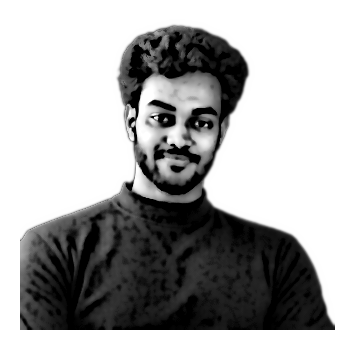
#> input picture source-prepped.png, 354 x 354 px
$ python make_ascii_svg.py
#> lines starting #> are read from the running program, lines starting #| are printed output that depends on the picture
"""
Convert a portrait photo into a clean monochrome ASCII-art SVG that "types"
itself in like a terminal, then holds.

Every glyph is one light ink (near-white / soft silver). Density comes from the
prepped luminance grid: sparse characters for skin, dense ones for eyes, beard,
hair, and the turtleneck. No photo color and no duotone.

GitHub renders SVGs embedded via <img> and runs their SMIL animations there (JS
does not run). Each row is revealed with a left-to-right clip wipe plus a small
block cursor riding the wipe edge, staggered top -> bottom, so the whole
portrait prints once and freezes.
"""
from PIL import Image, ImageEnhance, ImageOps, ImageFilter
import html
import os
import sys

import numpy as np

HERE = os.path.dirname(os.path.abspath(__file__))
ROOT = os.path.join(HERE, "..")
# luminance only. portrait fills are a single light ink.
SRC = sys.argv[1] if len(sys.argv) > 1 else os.path.join(ROOT, "source-prepped.png")
OUT = sys.argv[2] if len(sys.argv) > 2 else os.path.join(ROOT, "utkarsha-ascii.svg")
BIO = "Utkarsha Gupta · AI & Product @Pattern"

# more columns = more detail (eyes need ~6+ chars across to read). the art
# stays ART_W px wide either way; cells shrink, keeping a ~1:1.875 char aspect.
COLS = int(os.environ.get("COLS", 180))
ART_W_TARGET = 800
CELL_W = ART_W_TARGET / COLS
CELL_H = CELL_W * 15 / 8
ROWS = round(COLS * 8 / 15)
RAMP = " .`:-=+*cs#%@"  # bright(sparse) -> dark(dense); leading space clears bg

# Sharpen before sampling so eyelids, beard, and the collar survive the grid.
CONTRAST = 1.4
BRIGHTNESS = 1.05
GAMMA = 0.92          # <1 lifts facial midtones without blowing out the eyes
SHARPEN = True
WHITE_FLOOR = 0.94    # luminance above this is forced to blank (space)

PAD = 20
TITLEBAR_H = 30
STATUS_H = 30
ART_W = COLS * CELL_W
ART_H = ROWS * CELL_H
CANVAS_W = ART_W + PAD * 2
CANVAS_H = TITLEBAR_H + ART_H + STATUS_H + PAD

BG = "#0d1117"
BG2 = "#111722"
FRAME = "#30363d"
TITLE_TEXT = "#7d8590"
INK = "#c9d1d9"       # status line
PORTRAIT = "#e6edf3"  # single light ink for every glyph
CURSOR = "#e6edf3"

# ---- reveal timing (one-shot; a cursor rasters top -> bottom) -------------
ROW_DUR = 5.8 / ROWS  # whole portrait prints in ~6s at any resolution
STAGGER = ROW_DUR       # == ROW_DUR -> a single cursor sweeping down

# ---- 1. sample the image into a COLS x ROWS grayscale grid ----------------
im = Image.open(SRC).convert("L")               # grayscale
#> im is the input picture: PIL image 354x354 L; min 0, max 255, mean 170.6
if SHARPEN:
    im = im.filter(ImageFilter.UnsharpMask(radius=1.6, percent=240, threshold=1))
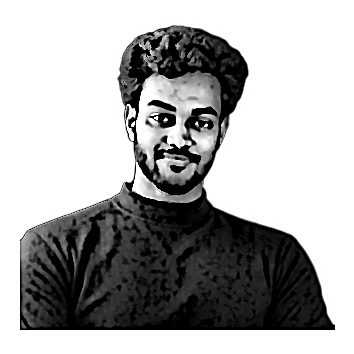
#> im: PIL image 354x354 L; min 0, max 255, mean 171.5
im = ImageEnhance.Brightness(im).enhance(BRIGHTNESS)
im = ImageEnhance.Contrast(im).enhance(CONTRAST)
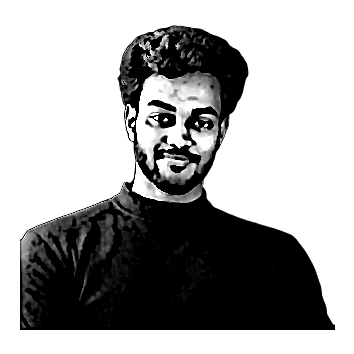
#> im: PIL image 354x354 L; min 0, max 255, mean 165.3
# Block-sample instead of a blurring resize. A plain average washes eyes and
# the mouth into the skin; biasing each cell toward its darkest pixel keeps
# those features at ASCII resolution.
src_arr = np.asarray(im, dtype=np.float32)
sh, sw = src_arr.shape
#> sh = 354; sw = 354
sampled = np.empty((ROWS, COLS), dtype=np.float32)
for y in range(ROWS):
    y0 = int(y * sh / ROWS)
    y1 = max(y0 + 1, int((y + 1) * sh / ROWS))
    for x in range(COLS):
        x0 = int(x * sw / COLS)
        x1 = max(x0 + 1, int((x + 1) * sw / COLS))
        cell = src_arr[y0:y1, x0:x1]
        # Bias toward the darkest pixel so eyes and the beard are not averaged away,
        # but keep more of the mean than a hard min so cheeks stay readable.
        sampled[y, x] = 0.62 * cell.mean() + 0.38 * cell.min()
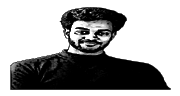
#> sampled: shape (96, 180) float32; min 0, max 255, mean 162.3

STATIC = bool(os.environ.get("STATIC"))  # emit frozen state for previews

rows_txt = []
for y in range(ROWS):
    chars = []
    for x in range(COLS):
        lum = sampled[y, x] / 255.0
        lum = pow(float(lum), GAMMA)
        if lum >= WHITE_FLOOR:
            chars.append(" ")
            continue
        idx = int((1.0 - lum) * (len(RAMP) - 1) + 0.5)
        idx = max(0, min(len(RAMP) - 1, idx))
        chars.append(RAMP[idx])
    rows_txt.append("".join(chars))
#> after the loop, rows_txt = 96 items

art_top = TITLEBAR_H + PAD * 0.35

# ---- 2. assemble SVG ------------------------------------------------------
parts = []
parts.append(
    f'<svg xmlns="http://www.w3.org/2000/svg" width="{CANVAS_W}" height="{CANVAS_H}" '
    f'viewBox="0 0 {CANVAS_W} {CANVAS_H}" font-family="ui-monospace, SFMono-Regular, '
    f'Menlo, Consolas, monospace">'
)
parts.append('<defs>'
             f'<linearGradient id="bg" x1="0" y1="0" x2="0" y2="1">'
             f'<stop offset="0" stop-color="{BG2}"/><stop offset="1" stop-color="{BG}"/>'
             f'</linearGradient></defs>')

parts.append(f'<rect width="{CANVAS_W}" height="{CANVAS_H}" rx="12" fill="url(#bg)"/>')
parts.append(f'<rect x="0.5" y="0.5" width="{CANVAS_W-1}" height="{CANVAS_H-1}" rx="12" '
             f'fill="none" stroke="{FRAME}" stroke-width="1"/>')

parts.append(f'<line x1="0" y1="{TITLEBAR_H}" x2="{CANVAS_W}" y2="{TITLEBAR_H}" stroke="{FRAME}"/>')
for i, dotcol in enumerate(["#ff5f56", "#ffbd2e", "#27c93f"]):
    parts.append(f'<circle cx="{PAD + i*16}" cy="{TITLEBAR_H/2}" r="5" fill="{dotcol}"/>')
parts.append(f'<text x="{CANVAS_W/2}" y="{TITLEBAR_H/2 + 4}" fill="{TITLE_TEXT}" font-size="12" '
             f'text-anchor="middle">utkarsha@github: ~$ ./portrait.sh</text>')

# one <text> per row, one light fill
font_size = CELL_H * 0.86
for ry, line in enumerate(rows_txt):
    y = art_top + ry * CELL_H + CELL_H * 0.74
    row_y = art_top + ry * CELL_H
    delay = ry * STAGGER
    safe = html.escape(line)
    text = (f'<text xml:space="preserve" x="{PAD}" y="{y:.1f}" fill="{PORTRAIT}" '
            f'font-size="{font_size:.1f}" textLength="{ART_W}" lengthAdjust="spacing">{safe}</text>')

    if STATIC:
        parts.append(text)
        continue

    parts.append(
        f'<clipPath id="r{ry}"><rect x="{PAD}" y="{row_y:.1f}" height="{CELL_H}" width="0">'
        f'<animate attributeName="width" from="0" to="{ART_W}" begin="{delay:.3f}s" '
        f'dur="{ROW_DUR:.2f}s" fill="freeze"/></rect></clipPath>'
    )
    parts.append(f'<g clip-path="url(#r{ry})">{text}</g>')
    parts.append(
        f'<rect y="{row_y+1:.1f}" width="{CELL_W}" height="{CELL_H-2}" fill="{CURSOR}" opacity="0">'
        f'<animate attributeName="x" from="{PAD}" to="{PAD+ART_W}" begin="{delay:.3f}s" '
        f'dur="{ROW_DUR:.2f}s" fill="freeze"/>'
        f'<set attributeName="opacity" to="0.85" begin="{delay:.3f}s"/>'
        f'<set attributeName="opacity" to="0" begin="{delay+ROW_DUR:.3f}s"/></rect>'
    )
#> this loop made 96 passes
#> (y, row_y, delay) on passes 1 to 12: (43.17, 37, 0), (51.5, 45.33, 0.0604), (59.83, 53.67, 0.121), (68.17, 62, 0.181), (76.5, 70.33, 0.242), (84.83, 78.67, 0.302), (93.17, 87, 0.362), (101.5, 95.33, 0.423), (109.8, 103.7, 0.483), (118.2, 112, 0.544), (126.5, 120.3, 0.604), (134.8, 128.7, 0.665)
#> after the loop, parts = 297 items

# status bar with a steady blinking cursor
status_line_y = TITLEBAR_H + ART_H + PAD * 0.35
status_y = status_line_y + 19
parts.append(f'<line x1="0" y1="{status_line_y:.1f}" x2="{CANVAS_W}" y2="{status_line_y:.1f}" stroke="{FRAME}"/>')
parts.append(f'<text x="{PAD}" y="{status_y:.1f}" fill="{TITLE_TEXT}" font-size="13">'
             f'utkarsha@github:~$ whoami <tspan fill="{INK}">{html.escape(BIO)}</tspan></text>')
status_chars = len(f"utkarsha@github:~$ whoami {BIO} ")  # cursor sits after the bio
parts.append(f'<rect x="{PAD + status_chars * 13 * 0.6:.1f}" y="{status_y-12:.1f}" width="8" height="14" fill="{INK}">'
             f'<animate attributeName="opacity" values="1;1;0;0" keyTimes="0;0.5;0.51;1" '
             f'dur="1s" repeatCount="indefinite"/></rect>')

parts.append("</svg>")
svg = "".join(parts)
with open(OUT, "w") as f:
    f.write(svg)
print("wrote", OUT, len(svg), "bytes;", CANVAS_W, "x", CANVAS_H)
#| wrote scripts/../utkarsha-ascii.svg 80182 bytes; 840.0 x 880.0
